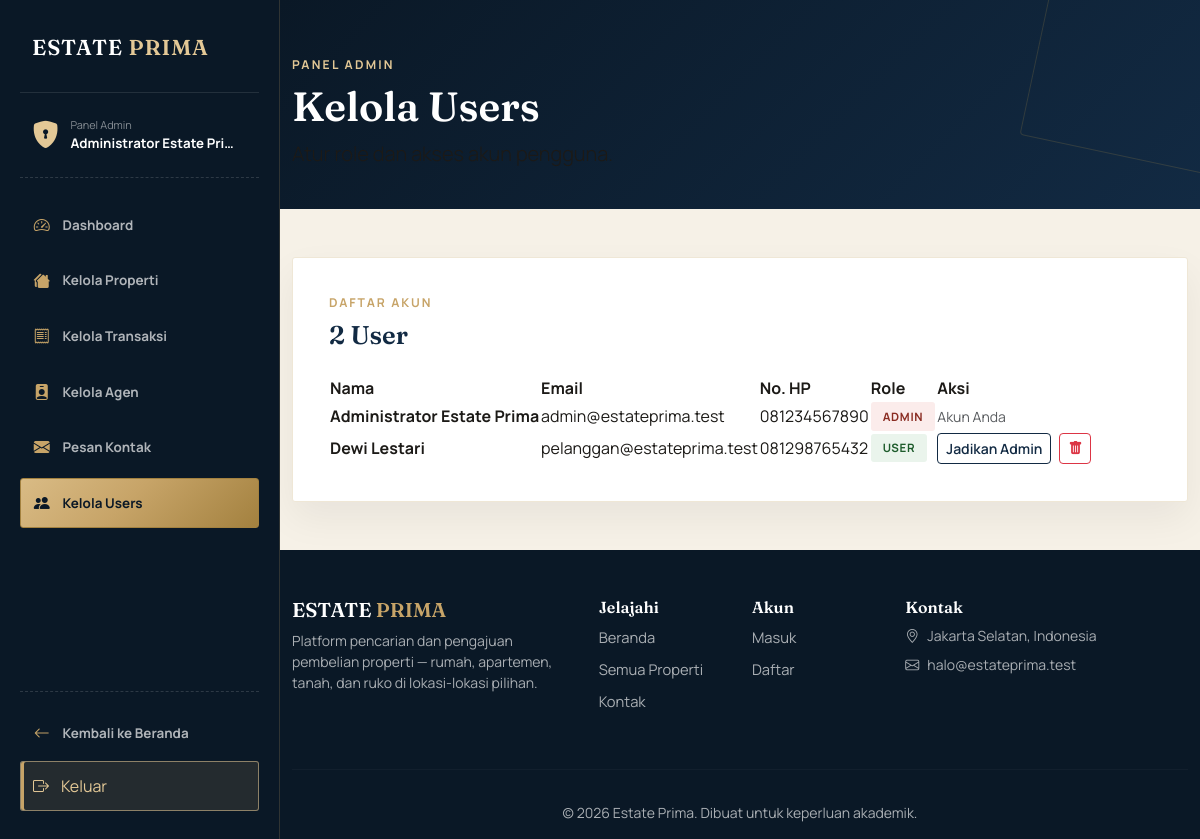
/admin-users.php (signed in), run on the app's committed database.
### tables this page shows
CREATE TABLE users (
    id INT UNSIGNED AUTO_INCREMENT PRIMARY KEY,
    nama VARCHAR(100) NOT NULL,
    email VARCHAR(150) NOT NULL UNIQUE,
    password VARCHAR(255) NOT NULL,
    no_hp VARCHAR(20) NULL,
    role ENUM('admin', 'user') NOT NULL DEFAULT 'user',
    created_at TIMESTAMP NOT NULL DEFAULT CURRENT_TIMESTAMP
);

### admin-users.php (the view, shortened to what this page needs)
<?php
require_once __DIR__ . '/config/database.php';
$daftar_user = mysqli_fetch_all(mysqli_query($koneksi, 'SELECT id, nama, email, no_hp, role, created_at FROM users ORDER BY created_at DESC'), MYSQLI_ASSOC);
$admin_sidebar = true;
$dashboard_sidebar_active = 'users';
require_once __DIR__ . '/includes/header.php';
?>
<div class="page-header"><div class="container"><p class="eyebrow mb-2">Panel Admin</p><h1 class="mb-2">Kelola Users</h1><p class="lead mb-0">Atur role dan akses akun pengguna.</p></div></div>
<main class="py-5"><div class="container">
<div class="admin-form-card"><div class="d-flex justify-content-between align-items-center mb-4"><div><p class="section-eyebrow mb-2">Daftar Akun</p><h2 class="section-title mb-0" style="font-size:1.6rem;"><?= count($daftar_user) ?> User</h2></div></div>
<div class="table-responsive"><table class="table-estate"><thead><tr><th>Nama</th><th>Email</th><th>No. HP</th><th>Role</th><th>Aksi</th></tr></thead><tbody>
<?php foreach ($daftar_user as $akun): ?><tr><td class="fw-bold"><?= htmlspecialchars($akun['nama']) ?></td><td><?= htmlspecialchars($akun['email']) ?></td><td><?= htmlspecialchars($akun['no_hp'] ?: '-') ?></td><td><span class="badge-status <?= $akun['role'] === 'admin' ? 'terjual' : 'tersedia' ?>"><?= htmlspecialchars(ucfirst($akun['role'])) ?></span></td><td><?php if ((int) $akun['id'] === (int) $_SESSION['user_id']): ?><span class="text-muted small">Akun Anda</span><?php else: ?><div class="d-flex gap-2"><form method="POST" action="proses-users.php"><button class="btn btn-sm btn-outline-navy" type="submit">Jadikan <?= $akun['role'] === 'admin' ? 'User' : 'Admin' ?></button></form><button class="btn btn-sm btn-outline-danger" type="button" data-bs-toggle="modal" data-bs-target="#modalHapusUser<?= $akun['id'] ?>"><i class="bi bi-trash-fill"></i></button></div><?php endif; ?></td></tr><?php endforeach; ?>
</tbody></table></div></div></div></main>
<?php require_once __DIR__ . '/includes/footer.php'; ?>

### includes/header.php (shortened to what this page needs)
<?php
$dashboard_sidebar = $dashboard_sidebar ?? false;
$admin_sidebar = $admin_sidebar ?? false;
$dashboard_sidebar_active = $dashboard_sidebar_active ?? 'dashboard';
$user = $user ?? null;
?>
<!DOCTYPE html>
<html lang="id">
<head>
    <link rel="stylesheet" href="https://cdnjs.cloudflare.com/ajax/libs/bootstrap/5.3.3/css/bootstrap.min.css">
    <link rel="stylesheet" href="https://cdnjs.cloudflare.com/ajax/libs/bootstrap-icons/1.11.3/font/bootstrap-icons.min.css">
    <link rel="stylesheet" href="<?= BASE_URL ?>assets/css/style.css?v=<?= filemtime(__DIR__ . '/../assets/css/style.css') ?>">
</head>
<body class="<?= ($dashboard_sidebar || $admin_sidebar) ? 'has-dashboard-sidebar' : '' ?>">
<?php if ($admin_sidebar): ?>
    <aside class="dashboard-sidebar admin-sidebar">
        <a class="dashboard-sidebar-brand" href="<?= BASE_URL ?>admin-dashboard.php">ESTATE <span>PRIMA</span></a>
        <div class="dashboard-sidebar-user">
            <i class="bi bi-shield-lock-fill"></i>
            <div><small>Panel Admin</small><strong><?= htmlspecialchars(isset($user['nama']) ? $user['nama'] : 'Administrator') ?></strong></div>
        </div>
        <nav class="dashboard-sidebar-nav" aria-label="Navigasi admin">
            <a href="<?= BASE_URL ?>admin-dashboard.php" class="<?= $dashboard_sidebar_active === 'dashboard' ? 'active' : '' ?>"><i class="bi bi-speedometer2"></i> Dashboard</a>
            <a href="<?= BASE_URL ?>admin-properti.php" class="<?= $dashboard_sidebar_active === 'properti' ? 'active' : '' ?>"><i class="bi bi-houses-fill"></i> Kelola Properti</a>
            <a href="<?= BASE_URL ?>admin-transaksi.php" class="<?= $dashboard_sidebar_active === 'transaksi' ? 'active' : '' ?>"><i class="bi bi-receipt"></i> Kelola Transaksi</a>
            <a href="<?= BASE_URL ?>admin-agen.php" class="<?= $dashboard_sidebar_active === 'agen' ? 'active' : '' ?>"><i class="bi bi-person-badge-fill"></i> Kelola Agen</a>
            <a href="<?= BASE_URL ?>admin-pesan.php" class="<?= $dashboard_sidebar_active === 'pesan' ? 'active' : '' ?>"><i class="bi bi-envelope-fill"></i> Pesan Kontak</a>
            <a href="<?= BASE_URL ?>admin-users.php" class="<?= $dashboard_sidebar_active === 'users' ? 'active' : '' ?>"><i class="bi bi-people-fill"></i> Kelola Users</a>
        </nav>
        <div class="dashboard-sidebar-bottom">
            <a href="<?= BASE_URL ?>index.php"><i class="bi bi-arrow-left"></i> Kembali ke Beranda</a>
            <form method="POST" action="<?= BASE_URL ?>logout.php"><button type="submit" class="sidebar-logout"><i class="bi bi-box-arrow-right"></i> Keluar</button></form>
        </div>
    </aside>
<?php endif; ?>

### includes/footer.php (shortened to what this page needs)
    <footer class="site-footer">
        <div class="container">
            <div class="row g-4 pb-4">
                <div class="col-lg-4">
                    <h5>ESTATE <span class="text-gold">PRIMA</span></h5>
                    <p class="small mt-2">Platform pencarian dan pengajuan pembelian properti — rumah, apartemen, tanah, dan ruko di lokasi-lokasi pilihan.</p>
                </div>
                <div class="col-lg-2 col-6">
                    <h5 class="fs-6">Jelajahi</h5>
                    <ul class="list-unstyled mt-2 d-flex flex-column gap-2">
                        <li><a href="<?= BASE_URL ?>index.php">Beranda</a></li>
                        <li><a href="<?= BASE_URL ?>listing.php">Semua Properti</a></li>
                        <li><a href="<?= BASE_URL ?>kontak.php">Kontak</a></li>
                    </ul>
                </div>
                <div class="col-lg-2 col-6">
                    <h5 class="fs-6">Akun</h5>
                    <ul class="list-unstyled mt-2 d-flex flex-column gap-2">
                        <li><a href="<?= BASE_URL ?>login.php">Masuk</a></li>
                        <li><a href="<?= BASE_URL ?>register.php">Daftar</a></li>
                    </ul>
                </div>
                <div class="col-lg-4">
                    <h5 class="fs-6">Kontak</h5>
                    <ul class="list-unstyled mt-2 d-flex flex-column gap-2 small">
                        <li><i class="bi bi-geo-alt me-2"></i>Jakarta Selatan, Indonesia</li>
                        <li><i class="bi bi-envelope me-2"></i>halo@estateprima.test</li>
                    </ul>
                </div>
            </div>
            <hr>
            <p class="small text-center py-3 mb-0">&copy; <?= date('Y') ?> Estate Prima. Dibuat untuk keperluan akademik.</p>
        </div>
    </footer>
</body>
</html>

### data on the page
users: nama "Administrator Estate Prima", email "admin@estateprima.test", no_hp "081234567890", role "ADMIN", shows "Akun Anda"
users: nama "Dewi Lestari", email "pelanggan@estateprima.test", no_hp "081298765432", role "USER", shows "Admin"

### other printed values
count($daftar_user) "2"
